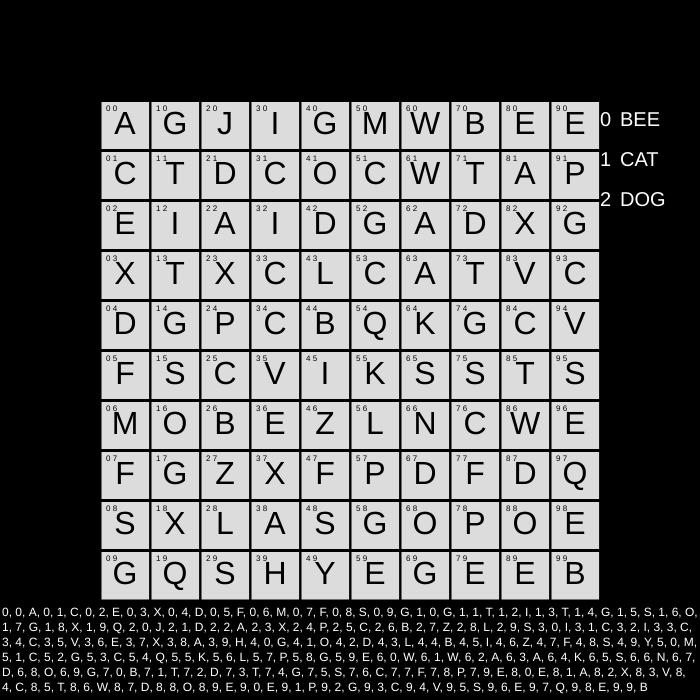
Frame 1 (no input)
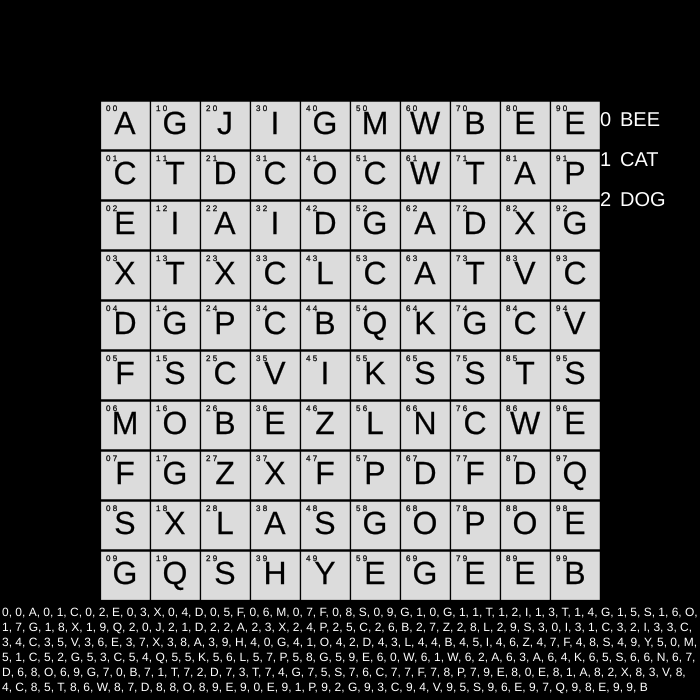
Frame 60 (no input)
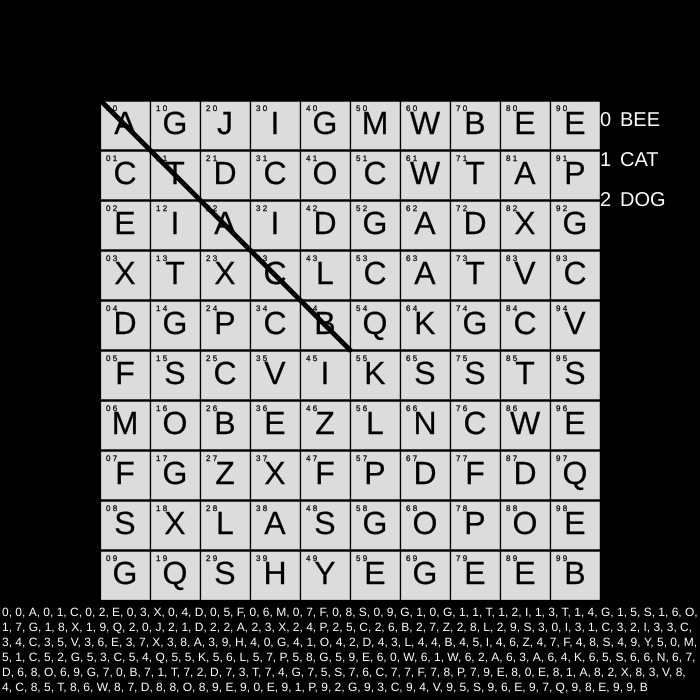
Frame 120 (the mouse pressed at the canvas centre since frame 60)

The p5.js sketch that drew these frames (run headless with seeded random() and noise() and a simulated clock; from frame 60 on, the mouse is pressed at the canvas centre):

// p5.js sketch
// ── sketch.js
//GRID VARS
//grid box size
let boxSize = 50;

//the length of the grid
let xGridAmount = 10;
let yGridAmount = 10;

//the holds the cords for selected boxs
let recX = 0;
let recY = 0;

//MOUSE VARS
//stores if user clicked
let clicked = false;


//CANVAS VARS
//A allows the canvase to be referenced
let canvas;
let border = 100;

//gets sketch size
let xSketchSize = (boxSize * xGridAmount) + border * 2;
let ySketchSize = (boxSize * yGridAmount) + border * 2;


//DATA VARS
const regexp = /(?![^\n]{1,32}$)([^\n]{1,32})\s/g;
let letters = "0, 0, A, 0, 1, C, 0, 2, E, 0, 3, X, 0, 4, D, 0, 5, F, 0, 6, M, 0, 7, F, 0, 8, S, 0, 9, G, 1, 0, G, 1, 1, T, 1, 2, I, 1, 3, T, 1, 4, G, 1, 5, S, 1, 6, O, 1, 7, G, 1, 8, X, 1, 9, Q, 2, 0, J, 2, 1, D, 2, 2, A, 2, 3, X, 2, 4, P, 2, 5, C, 2, 6, B, 2, 7, Z, 2, 8, L, 2, 9, S, 3, 0, I, 3, 1, C, 3, 2, I, 3, 3, C, 3, 4, C, 3, 5, V, 3, 6, E, 3, 7, X, 3, 8, A, 3, 9, H, 4, 0, G, 4, 1, O, 4, 2, D, 4, 3, L, 4, 4, B, 4, 5, I, 4, 6, Z, 4, 7, F, 4, 8, S, 4, 9, Y, 5, 0, M, 5, 1, C, 5, 2, G, 5, 3, C, 5, 4, Q, 5, 5, K, 5, 6, L, 5, 7, P, 5, 8, G, 5, 9, E, 6, 0, W, 6, 1, W, 6, 2, A, 6, 3, A, 6, 4, K, 6, 5, S, 6, 6, N, 6, 7, D, 6, 8, O, 6, 9, G, 7, 0, B, 7, 1, T, 7, 2, D, 7, 3, T, 7, 4, G, 7, 5, S, 7, 6, C, 7, 7, F, 7, 8, P, 7, 9, E, 8, 0, E, 8, 1, A, 8, 2, X, 8, 3, V, 8, 4, C, 8, 5, T, 8, 6, W, 8, 7, D, 8, 8, O, 8, 9, E, 9, 0, E, 9, 1, P, 9, 2, G, 9, 3, C, 9, 4, V, 9, 5, S, 9, 6, E, 9, 7, Q, 9, 8, E, 9, 9, B"
let goal = ["BEE", "CAT", "DOG"];
let goCheck = []
let lines = [];
let newLine = false;
let completion = true;


//draws once at start
function setup() 
{
  //draws sketch
  canvas = createCanvas(xSketchSize, ySketchSize);
  canvas.position(100, 100);

  goal.forEach(go => 
  {
    goCheck.push(false);    
  });
}

//draws every frame
function draw() 
{
  //moves the text over to the left
  textAlign(LEFT);
  fill(0)

  //refreshs the background
  background(220);

  //adds the letters to the grid
  wordFiller();

  //highlights a boxs if the mouse is over it or clicked
  if (mouseX >= (0 + border) && mouseX <= (width - border) && mouseY >= (0 + border) && mouseY <= (height - border) || clicked == true )
  {    
    fill(150);
    //draws the square to darken
    rect(recX * boxSize, recY * boxSize, boxSize, boxSize);
  
    fill(0)
    textSize(32);
    textAlign(CENTER, CENTER);
    //console.log(letters.charAt(6 + (9 * ((recY - 2) + ((recX - 2) * ((yGridAmount - 1) * (yGridAmount - 1)))))))

    text(letters.charAt(6 + (9 * ((recY - 2) + ((recX - 2) * yGridAmount)))),
        (recX - 2) * boxSize + border + (boxSize / 2), 
        (recY - 2) * boxSize + border + (boxSize / 2))
    
    //checks if clicked of just hovering over
    if (clicked == false)
    {
      fill(150);
    }
    else if (clicked == true)
    {
      searcher()
    }
  }  

  //draws the outline
  outline();
  fill(255)
  textSize(12)
  text(letters, 2, 650, 700)

  //draws all the words in the goal
  completion = true  
  for(i = 0; i < goal.length; i++)
  {
    textSize(20);
    textAlign(LEFT, CENTER);
    fill(255);
    text(i, width - border, border + i * 40 + 20);
    text(goal[i], width - border + 20, border + i * 40 + 20);

    if (goCheck[i] == true)
    {
      fill(0);
      strokeWeight(5);
      line(width - border + 20, border + i * 40 + 20, width, border + i * 40 + 20);
    }
    else
    {
      completion = false
    }

    if (i == (goal.length - 1) && goCheck[i] == true && completion == true)
    {
      console.log("Victory")
    }

    strokeWeight(0.25);
  }
}

//produces the outline
function outline()
{
  textAlign(LEFT);

  //outlines the grids
  fill(0);
  for(x = 0; x < xGridAmount; x++)
  {
    //draws the xAxis outlines
    rect(x * boxSize + border, 0 + border, 1, yGridAmount * boxSize);

    //detects which x grid the mouse is hovering over
    if (Math.trunc(((mouseX - border) / boxSize)) == x && clicked == false)
    {
      recX = x + (border / boxSize);
    }

    for(y = 0; y < yGridAmount; y++)
    {
      //draws the yAxis outlines
      rect(0 + border, y * boxSize + border, xGridAmount * boxSize, 1);

      //detects which y grid the mouse is hovering over
      if (Math.trunc((mouseY - border) / boxSize) == y && clicked == false)
      {
        recY = y + (border / boxSize);
      }

      //draws the grid number in to their grid
      fill(0);
      textSize(8);
      text(x + " " + y, x * boxSize + 6 + border, y * boxSize + 9 + border)
    }
  }

  //creates borders
  fill(0)
  rect(0, 0, xSketchSize, border)
  rect(0, 0, border, ySketchSize)
  rect(width - border, 0, border, ySketchSize)
  rect(0, height - border, xSketchSize, border)

  stroke('black');
  strokeWeight(5);

  for(i = 0; i <= lines.length / 4; i++)
  {
    line((lines[i * 4] * boxSize) + border + (boxSize / 2), (lines[1 + (i * 4)] * boxSize) + border + (boxSize / 2), (lines[2 + (i * 4)] * boxSize) + border + (boxSize / 2), (lines[3 + (i * 4)] * boxSize) + border + (boxSize / 2));
  }

  stroke(0);
  strokeWeight(0.25);
}

//inserts the users letters
function wordFiller()
{  
  //goes through the storage string to grab the letters and their cords
  for(i = 0; i < countOccurrences(letters, ', ') / 3; i++)
  {
    let z = i * 3
    textSize(32);
    textAlign(CENTER, CENTER);
    text(letters.split(', ')[2 + z].toUpperCase(), 
    Math.floor(letters.split(', ')[0 + z]) * (boxSize) + (boxSize / 2) + border, 
    Math.floor(letters.split(', ')[1 + z]) * (boxSize) + (boxSize / 2) + border)
  }
}

//checks to see if the user has clicked
function mousePressed()
{
  if (clicked == false)
  {
    clicked = true;
  }
  else
  {
    clicked = false;
  }  
}

function mouseReleased()
{
  if (clicked == true && mouseX >= (0 + border) && mouseX <= (width - border) && mouseY >= (0 + border) && mouseY <= (height - border))
  {
    newLine = true;
  }
}

//hightlights the letters
function searcher()
{
  stroke('black');
  strokeWeight(5);

  line(recX * boxSize + (boxSize / 2),
       recY * boxSize + (boxSize / 2), 
       mouseX, 
       mouseY)

  if (newLine == true)
  {
    let lengthX = int((mouseX - border) / boxSize) - (recX - 2);
    let lengthY = int((mouseY - border) / boxSize) - (recY - 2);

    if (lengthX < 0)
    {
      lengthX = lengthX * -1
    }

    if (lengthY < 0)
    {
      lengthY = lengthY * -1
    }

    const start = 6 + (9 * ((recY - 2) + ((recX - 2) * yGridAmount)));
    const end = 6 + (9 * (int((mouseY - border) / boxSize) + (int((mouseX - border) / boxSize) * yGridAmount)));
    let exitFor = false;

    for (let c = 0; c < goal.length; c++)
    {  
      if (goCheck[c] == false && exitFor == false)    
      { 
        if (goal[c].charAt(0) == letters.charAt(start) || goal[c].charAt(0) == letters.charAt(end))
        {  
          if (recY - 2 == int((mouseY - border) / boxSize))
          {
            if ((goal[c].length - 1) == lengthX)
            {
              let breaker = false;
              for (let i = 1; i < goal.length; i++)
              {
                if ((goal[c].charAt(goal.length - 1) == letters.charAt(end) || goal[c].charAt(goal.length - 1) == letters.charAt(start)) && breaker == false && goal[c].charAt(i) == letters.charAt(6 + (9 * ((recY - 2) + (((recX - 2) + i) * yGridAmount)))))
                {
                  if (i = goal[c].length - 1)
                  {
                    goCheck[c] = true
                    lines.push(recX - 2,
                      recY - 2, 
                      int((mouseX - border) / boxSize), 
                      int((mouseY - border) / boxSize))
                    newLine = false;
                    clicked = false;
                    exitFor = true;
                  }
                }
                else
                {
                  breaker = true
                }
              } 
            }         
          }
        }
        
        
        if ((goal[c].charAt(0) == letters.charAt(start) || goal[c].charAt(0) == letters.charAt(end)) && goCheck[c] == false)
        {
          if (recY - 2 == int((mouseY - border) / boxSize))
          {
            if ((goal[c].length - 1) == lengthX)
            {
              let breaker = false;
              for (let i = 1; i < goal.length; i++)
              {
                if ((goal[c].charAt(goal.length - 1) == letters.charAt(end) || goal[c].charAt(goal.length - 1) == letters.charAt(start)) && breaker == false && goal[c].charAt((goal.length - 1) - i) == letters.charAt(6 + (9 * ((recY - 2) + (((recX - 2) - i) * yGridAmount)))))
                {
                  if (i = goal.length - 1)
                  {
                    goCheck[c] = true
                    lines.push(recX - 2,
                      recY - 2, 
                      int((mouseX - border) / boxSize), 
                      int((mouseY - border) / boxSize))
                      newLine = false;
                      clicked = false;
                      exitFor = true;
                  }
                }
                else
                {
                  breaker = true
                }
              } 
            }         
          }
        }   

        
        if ((goal[c].charAt(0) == letters.charAt(start) || goal[c].charAt(0) == letters.charAt(end)) && goCheck[c] == false)
        {
          if (recX - 2 == int((mouseX - border) / boxSize))
          {
            if ((goal[c].length - 1) == lengthY)
            {
              let breaker = false;
              for (let i = 1; i < goal.length; i++)
              {
                if ((goal[c].charAt(goal.length - 1) == letters.charAt(end) || goal[c].charAt(goal.length - 1) == letters.charAt(start)) && breaker == false && goal[c].charAt(i) == letters.charAt(6 + (9 * (((recY - 2) + i) + ((recX - 2) * yGridAmount)))))
                {                  
                  if (i = goal.length - 1)
                  {
                    goCheck[c] = true
                    lines.push(recX - 2,
                      recY - 2, 
                      int((mouseX - border) / boxSize), 
                      int((mouseY - border) / boxSize))
                      newLine = false;
                      clicked = false;
                      exitFor = true;
                  }
                }
                else
                {
                  breaker = true
                }
              } 
            }         
          }
        } 

        if ((goal[c].charAt(0) == letters.charAt(start) || goal[c].charAt(0) == letters.charAt(end)) && goCheck[c] == false)
        {
          if (recX - 2 == int((mouseX - border) / boxSize))
          {
            if ((goal[c].length - 1) == lengthY)
            {
              let breaker = false;
              for (let i = 1; i < goal.length; i++)
              {
                if ((goal[c].charAt(goal.length - 1) == letters.charAt(end) || goal[c].charAt(goal.length - 1) == letters.charAt(start)) && breaker == false && goal[c].charAt((goal.length - 1) - i) == letters.charAt(6 + (9 * (((recY - 2) - i) + ((recX - 2) * yGridAmount)))))
                {
                  if (i = goal.length - 1)
                  {
                    goCheck[c] = true;
                    lines.push(recX - 2,
                      recY - 2, 
                      int((mouseX - border) / boxSize), 
                      int((mouseY - border) / boxSize))
                      newLine = false;
                      clicked = false;
                      exitFor = true;
                  }
                }
                else
                {
                  breaker = true
                }
              } 
            }         
          }
        } 

        if ((goal[c].charAt(0) == letters.charAt(start) || goal[c].charAt(0) == letters.charAt(end)) && goCheck[c] == false)
        {
          if (recX - 2 != int((mouseX - border) / boxSize) && recY - 2 != int((mouseY - border) / boxSize))
          {
            if ((goal[c].length - 1) == lengthY && (goal[c].length - 1) == lengthX)
            {
              let breaker1 = false;
              let breaker2 = false;
              for (let i = 0; i < goal.length; i++)
              {                      
                if ((goal[c].charAt(goal.length - 1) == letters.charAt(end) || goal[c].charAt(goal.length - 1) == letters.charAt(start)) && breaker1 == false && goal[c].charAt((goal.length - 1) - i) == letters.charAt(6 + (9 * (((recY - 2) - i) + (((recX - 2) - i) * yGridAmount)))))
                {
                  if (i = goal.length - 1 && goal[c].charAt(goal[c].length - 1))
                  {
                    goCheck[c] = true;
                    lines.push(recX - 2,
                      recY - 2, 
                      int((mouseX - border) / boxSize), 
                      int((mouseY - border) / boxSize))
                      newLine = false;
                      clicked = false;
                      exitFor = true;
                  }
                }
                else
                {
                  breaker1 = true
                }

                if ((goal[c].charAt(goal.length - 1) == letters.charAt(end) || goal[c].charAt(goal.length - 1) == letters.charAt(start)) && breaker2 == false && goal[c].charAt(0) == letters.charAt(6 + (9 * (((recY - 2) - i) + (((recX - 2) - i) * yGridAmount)))))
                {
                  if (i = goal.length - 1 && goal[c].charAt(0))
                  {
                    goCheck[c] = true;

                    lines.push(recX - 2,
                      recY - 2, 
                      int((mouseX - border) / boxSize), 
                      int((mouseY - border) / boxSize))
                      newLine = false;
                      clicked = false;
                      exitFor = true;
                  }
                }
                else
                {
                  breaker2 = true
                }
              }
            }    
          }      
        }
      }
      else if (exitFor == true)
      {
        break;
      }
    }
  }

  stroke(0);
  strokeWeight(0.25);
}

//counts the amount of symbols
function countOccurrences(string, subString) 
{
  // Escape special characters in the subString to avoid regex interpretation
  const escapedSubString = subString.replace(/[.*+?^${}()|[\]\\]/g, '\\$&');
  // Create a regular expression with the escaped subString and the global flag
  const regex = new RegExp(escapedSubString, 'g');
  // Use match() to find all occurrences of the subString in the string
  const matches = string.match(regex);
  // Return the number of matches found
  return matches ? matches.length : 0;
}
